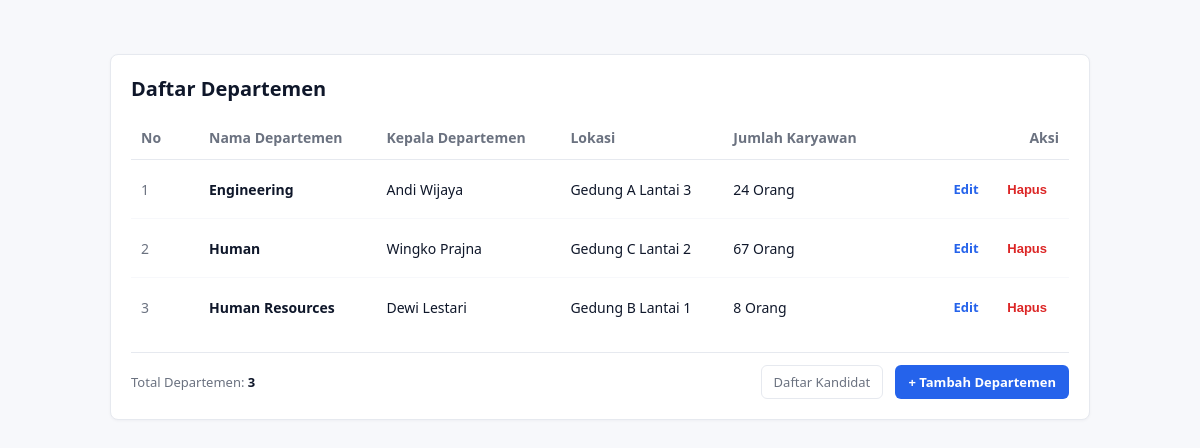
The app's page /project/departemen.php with its own data.
### tables this page shows
CREATE TABLE `departemen` (
  `id` int NOT NULL AUTO_INCREMENT,
  `namaDepartemen` varchar(100) NOT NULL,
  `kepalaDepartemen` varchar(100) NOT NULL,
  `lokasi` varchar(100) NOT NULL,
  `jumlahKaryawan` int NOT NULL DEFAULT '0',
  PRIMARY KEY (`id`)
);

### project/models/TabelDepartemen.php (called while the page is built, shortened)
<?php
require_once __DIR__ . '/DB.php';
require_once __DIR__ . '/Departemen.php';
class TabelDepartemen extends DB implements KontrakModelDepartemen {
    private function mapRowToDepartemen(array $row): Departemen {
        return new Departemen(
            (int)$row['id'],
            $row['namaDepartemen'],
            $row['kepalaDepartemen'],
            $row['lokasi'],
            (int)$row['jumlahKaryawan']
        );
    }
    public function getAllDepartemen(): array {
        $query = "SELECT * FROM departemen ORDER BY namaDepartemen ASC, id ASC";
        $this->executeQuery($query);
        $rows = $this->getAllResult();
        $list = [];
        foreach ($rows as $row) {
            $list[] = $this->mapRowToDepartemen($row);
        }
        return $list;
    }
}
?>

### project/models/DB.php (called while the page is built, shortened)
<?php
class DB {
    private string $host = "localhost";
    private string $db_name = "mvp_kandidat_db";
    private string $username = "root";
    private string $password = "";
    private ?PDO $conn = null;
    private ?PDOStatement $result = null;
    public function __construct(
        string $host = "localhost",
        string $db_name = "mvp_kandidat_db",
        string $username = "root",
        string $password = ""
    ) {
        $this->host = $host;
        $this->db_name = $db_name;
        $this->username = $username;
        $this->password = $password;
        $this->conn = $this->connect();
    }
    public function connect(): PDO {
        try {
            $dsn = "mysql:host={$this->host};dbname={$this->db_name};charset=utf8mb4";
            $options = [
                PDO::ATTR_ERRMODE => PDO::ERRMODE_EXCEPTION,
                PDO::ATTR_DEFAULT_FETCH_MODE => PDO::FETCH_ASSOC,
                PDO::ATTR_EMULATE_PREPARES => false,
            ];
            return new PDO($dsn, $this->username, $this->password, $options);
        } catch (PDOException $e) {
            throw new RuntimeException("Koneksi Database Gagal: " . $e->getMessage(), 0, $e);
        }
    }
    public function executeQuery(string $query, array $params = []): PDOStatement {
        try {
            $stmt = $this->conn->prepare($query);
            $stmt->execute($params);
            $this->result = $stmt;
            return $stmt;
        } catch (PDOException $e) {
            throw new RuntimeException("Query Gagal: " . $e->getMessage(), 0, $e);
        }
    }
    public function getAllResult(): array {
        return $this->result->fetchAll(PDO::FETCH_ASSOC);
    }
}
?>

### project/models/Departemen.php (called while the page is built, shortened)
<?php
class Departemen {
    private ?int $id;
    private string $namaDepartemen;
    private string $kepalaDepartemen;
    private string $lokasi;
    private int $jumlahKaryawan;
    public function __construct(
        ?int $id,
        string $namaDepartemen,
        string $kepalaDepartemen,
        string $lokasi,
        int $jumlahKaryawan
    ) {
        $this->id = $id;
        $this->namaDepartemen = $namaDepartemen;
        $this->kepalaDepartemen = $kepalaDepartemen;
        $this->lokasi = $lokasi;
        $this->jumlahKaryawan = $jumlahKaryawan;
    }
    public function getId(): ?int { return $this->id; }
    public function getNamaDepartemen(): string { return $this->namaDepartemen; }
    public function getKepalaDepartemen(): string { return $this->kepalaDepartemen; }
    public function getLokasi(): string { return $this->lokasi; }
    public function getJumlahKaryawan(): int { return $this->jumlahKaryawan; }
}
?>

### project/presenters/PresenterDepartemen.php (the view, shortened to what this page needs)
<?php
class PresenterDepartemen implements KontrakPresenterDepartemen {
    private KontrakModelDepartemen $model;
    private KontrakView $view;
    public function __construct(KontrakModelDepartemen $model, KontrakView $view) {
        $this->model = $model;
        $this->view = $view;
    }
    private function buildRowHtml(int $no, Departemen $departemen): string {
        $id = (int)$departemen->getId();
        $namaDepartemen = htmlspecialchars($departemen->getNamaDepartemen());
        $kepalaDepartemen = htmlspecialchars($departemen->getKepalaDepartemen());
        $lokasi = htmlspecialchars($departemen->getLokasi());
        $jumlahKaryawan = number_format($departemen->getJumlahKaryawan()) . ' Orang';
        return "<tr>
            <td class='col-id'>{$no}</td>
            <td><strong>{$namaDepartemen}</strong></td>
            <td>{$kepalaDepartemen}</td>
            <td>{$lokasi}</td>
            <td>{$jumlahKaryawan}</td>
            <td class='col-actions'>
                <a href='departemen.php?screen=edit&id={$id}' class='btn btn-edit'>Edit</a>
                <form method='post' action='departemen.php' style='display:inline;' onsubmit=\"return confirm('Hapus departemen ini?')\">
                    <input type='hidden' name='action' value='hapus'>
                    <input type='hidden' name='id' value='{$id}'>
                    <button type='submit' class='btn btn-delete'>Hapus</button>
                </form>
            </td>
        </tr>";
    }
    public function tampilkanDepartemen(): string {
        $listDepartemen = $this->model->getAllDepartemen();
        $totalDepartemen = count($listDepartemen);
        $rowsHtml = '';
        if (empty($listDepartemen)) {
            $rowsHtml = '<tr><td colspan="6" style="text-align:center;color:#6b7280;padding:24px;">Belum ada data departemen.</td></tr>';
        } else {
            $no = 1;
            foreach ($listDepartemen as $departemen) {
                $rowsHtml .= $this->buildRowHtml($no, $departemen);
                $no++;
            }
        }
        return $this->view->renderDaftar($rowsHtml, $totalDepartemen);
    }
}
?>

### records on screen
departemen: no "1", namaDepartemen "Engineering", kepalaDepartemen "Andi Wijaya", lokasi "Gedung A Lantai 3", jumlahKaryawan "24 Orang"
departemen: no "2", namaDepartemen "Human", kepalaDepartemen "Wingko Prajna", lokasi "Gedung C Lantai 2", jumlahKaryawan "67 Orang"
departemen: no "3", namaDepartemen "Human Resources", kepalaDepartemen "Dewi Lestari", lokasi "Gedung B Lantai 1", jumlahKaryawan "8 Orang"

### other values on screen
$presenter->tampilkanDepartemen() "Daftar Departemen No Nama Departemen Kepala Departemen Lokasi Jumlah Karyawan Aksi Total Departemen: 3 Daftar Kandidat + Tambah Departemen"
